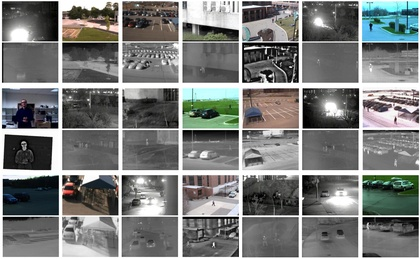
%> input picture dataset.jpg, 420 x 259 px, shrunk from 3088 x 1906 before the run
$ octave --eval "result = Visual_Weight_Map(imread('../../dataset.jpg'));"   (GNU Octave 9; MATLAB toolbox functions it lacks are replaced by stand-ins)
%> lines starting %> are read from the running program, lines starting %| are printed output that depends on the picture
function out = Visual_Weight_Map(I)

img=uint8(255*I);
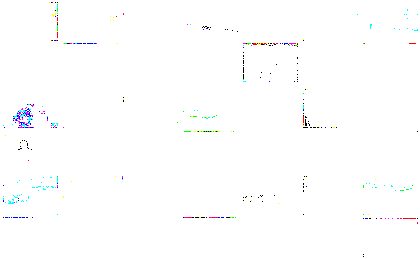
%> img: size 259x420x3 uint8; mean R, G, B 253.6, 253.8, 254.1
[count, x] = imhist(img);
%> count = 256 values, max 324815 at index 256, min 0 at index 2, mean 1274.8; x = 256 values from 0 to 255
Sal_Tab = zeros(256,1);
for j=0:255,
    for i=0:255,
    Sal_Tab(j+1) = Sal_Tab(j+1)+count(i+1)*abs(j-i);
    end
end
%> after the loop, Sal_Tab = 256 values, max 82827825 at index 1, min 388875 at index 256, mean 41608350
out=zeros(size(img));
for i=0:255,
    out(img==i)=Sal_Tab(i+1);
end
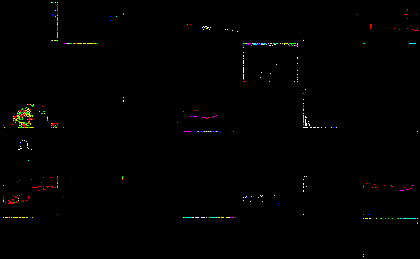
%> out: size 259x420x3 double; mean R, G, B 854952.9, 780683.6, 686710.1; drawn with min black and max white
out=mat2gray(out);

end
